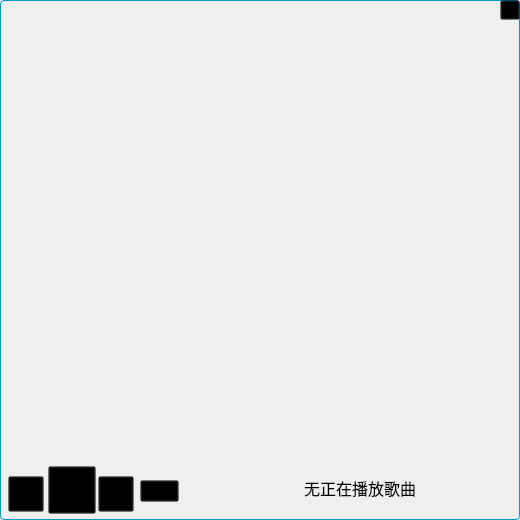
<?xml version="1.0" encoding="UTF-8"?>
<ui version="4.0">
 <class>SoundsPlayer</class>
 <widget class="QMainWindow" name="SoundsPlayer">
  <property name="geometry">
   <rect>
    <x>0</x>
    <y>0</y>
    <width>520</width>
    <height>520</height>
   </rect>
  </property>
  <property name="font">
   <font>
    <family>幼圆</family>
   </font>
  </property>
  <property name="windowTitle">
   <string>MainWindow</string>
  </property>
  <property name="styleSheet">
   <string notr="true"/>
  </property>
  <widget class="QWidget" name="centralwidget">
   <property name="styleSheet">
    <string notr="true">#centralwidget {
border: 1px solid rgb(0, 150, 200);
border-radius:4px;
border-image: url(:/icon/res/777.jpg);
}</string>
   </property>
   <widget class="QLabel" name="lbl_song">
    <property name="geometry">
     <rect>
      <x>230</x>
      <y>470</y>
      <width>260</width>
      <height>36</height>
     </rect>
    </property>
    <property name="font">
     <font>
      <family>幼圆</family>
      <pointsize>12</pointsize>
     </font>
    </property>
    <property name="cursor">
     <cursorShape>OpenHandCursor</cursorShape>
    </property>
    <property name="text">
     <string>无正在播放歌曲</string>
    </property>
    <property name="alignment">
     <set>Qt::AlignCenter</set>
    </property>
   </widget>
   <widget class="QToolButton" name="btn_close">
    <property name="geometry">
     <rect>
      <x>500</x>
      <y>0</y>
      <width>20</width>
      <height>20</height>
     </rect>
    </property>
    <property name="whatsThis">
     <string>&lt;html&gt;&lt;head/&gt;&lt;body&gt;&lt;p&gt;关闭程序&lt;/p&gt;&lt;/body&gt;&lt;/html&gt;</string>
    </property>
    <property name="styleSheet">
     <string notr="true">background:transparent;</string>
    </property>
    <property name="text">
     <string/>
    </property>
    <property name="icon">
     <iconset resource="icons.qrc">
      <normaloff>:/icon/res/close.png</normaloff>:/icon/res/close.png</iconset>
    </property>
    <property name="iconSize">
     <size>
      <width>20</width>
      <height>20</height>
     </size>
    </property>
   </widget>
   <widget class="QToolButton" name="play_curr">
    <property name="geometry">
     <rect>
      <x>48</x>
      <y>466</y>
      <width>48</width>
      <height>48</height>
     </rect>
    </property>
    <property name="cursor">
     <cursorShape>PointingHandCursor</cursorShape>
    </property>
    <property name="styleSheet">
     <string notr="true">background:transparent;</string>
    </property>
    <property name="text">
     <string/>
    </property>
    <property name="icon">
     <iconset resource="icons.qrc">
      <normaloff>:/icon/res/play1_hover1.png</normaloff>:/icon/res/play1_hover1.png</iconset>
    </property>
    <property name="iconSize">
     <size>
      <width>48</width>
      <height>48</height>
     </size>
    </property>
   </widget>
   <widget class="QToolButton" name="play_next">
    <property name="geometry">
     <rect>
      <x>98</x>
      <y>476</y>
      <width>36</width>
      <height>36</height>
     </rect>
    </property>
    <property name="styleSheet">
     <string notr="true">background:transparent;</string>
    </property>
    <property name="text">
     <string/>
    </property>
    <property name="icon">
     <iconset resource="icons.qrc">
      <normaloff>:/icon/res/next_hover1.png</normaloff>:/icon/res/next_hover1.png</iconset>
    </property>
    <property name="iconSize">
     <size>
      <width>36</width>
      <height>36</height>
     </size>
    </property>
   </widget>
   <widget class="QToolButton" name="play_mode">
    <property name="geometry">
     <rect>
      <x>140</x>
      <y>480</y>
      <width>39</width>
      <height>22</height>
     </rect>
    </property>
    <property name="styleSheet">
     <string notr="true">background:transparent;</string>
    </property>
    <property name="text">
     <string>顺序</string>
    </property>
    <property name="iconSize">
     <size>
      <width>39</width>
      <height>22</height>
     </size>
    </property>
   </widget>
   <widget class="QToolButton" name="play_prev">
    <property name="geometry">
     <rect>
      <x>8</x>
      <y>476</y>
      <width>36</width>
      <height>36</height>
     </rect>
    </property>
    <property name="styleSheet">
     <string notr="true">background:transparent;</string>
    </property>
    <property name="text">
     <string/>
    </property>
    <property name="icon">
     <iconset resource="icons.qrc">
      <normaloff>:/icon/res/prev_hover1.png</normaloff>:/icon/res/prev_hover1.png</iconset>
    </property>
    <property name="iconSize">
     <size>
      <width>36</width>
      <height>36</height>
     </size>
    </property>
   </widget>
  </widget>
 </widget>
 <resources>
  <include location="icons.qrc"/>
 </resources>
 <connections/>
</ui>
